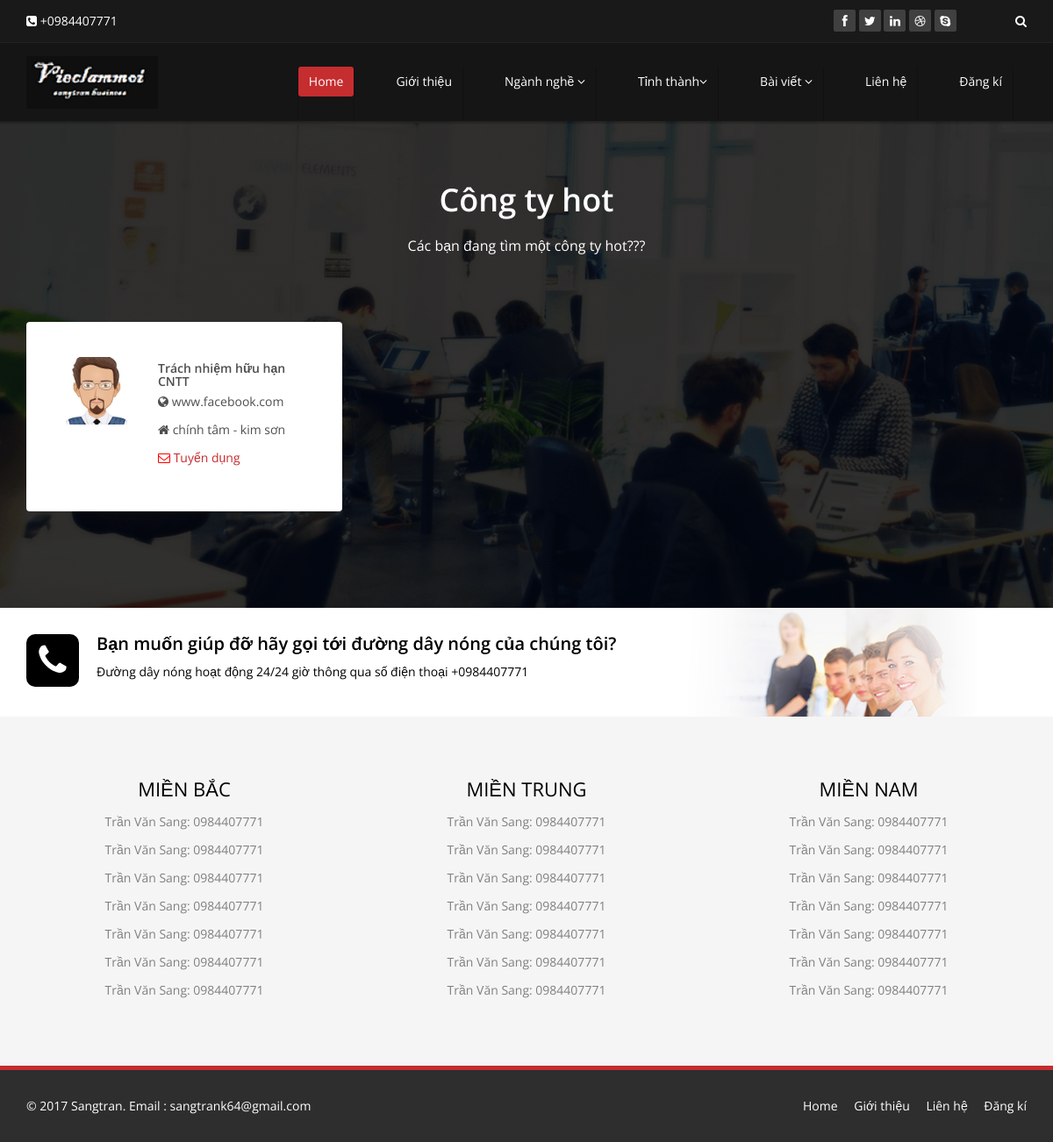
Screenshot of /doan_cntt/jop/city/1 with the database file from the repository.
### tables this page shows
CREATE TABLE IF NOT EXISTS `employer` (
`id` int(11) NOT NULL,
  `sEmail` varchar(255) NOT NULL DEFAULT '',
  `sPass` varchar(255) NOT NULL DEFAULT '',
  `sContactName` varchar(255) DEFAULT NULL,
  `sContactTitle` varchar(255) DEFAULT NULL,
  `sComName` varchar(255) DEFAULT NULL,
  `iComType` varchar(255) DEFAULT NULL,
  `sTaxID` varchar(255) DEFAULT NULL,
  `sAddress` varchar(255) DEFAULT NULL,
  `iCountryID` int(11) DEFAULT NULL,
  `iCityID` int(11) DEFAULT NULL,
  `sState` varchar(255) DEFAULT NULL,
  `iPostCode` varchar(10) DEFAULT NULL,
  `sTel` varchar(255) DEFAULT NULL,
  `sMobile` varchar(255) DEFAULT NULL,
  `sFax` varchar(255) DEFAULT NULL,
  `sWebsite` varchar(255) DEFAULT NULL,
  `iUnsubscribe` tinyint(1) DEFAULT '1',
  `dDatePosted` datetime NOT NULL DEFAULT '0000-00-00 00:00:00',
  `sLogo` varchar(255) DEFAULT NULL,
  `sThumbnail` varchar(255) DEFAULT NULL,
  `sAreaOperations` text,
  `dDate_Register` datetime DEFAULT '0000-00-00 00:00:00',
  `iScale` int(11) DEFAULT '0',
  `sBranche` text,
  `sProfile` text,
  `sMessage` text,
  `dDateStart` datetime DEFAULT '0000-00-00 00:00:00',
  `dDateExp` datetime DEFAULT '0000-00-00 00:00:00',
  `iStatus` tinyint(1) DEFAULT '0' COMMENT '0:lock; 1:active; 2:Vip',
  `iHitView` int(11) DEFAULT '0',
  `sContactEmail` varchar(100) DEFAULT NULL,
  `sUpdate` datetime DEFAULT NULL,
  `sLink_Upload` varchar(200) DEFAULT NULL
);

### doan_cntt/application/controllers/Jop.php (called while the page is built, shortened)
<?php if (!defined('BASEPATH')) exit('No direct script access allowed');
class Jop extends MY_Controller
{
	function __construct(){
		$this->load->model('career_model');
		$this->load->model('trustworthy_model');
		$this->load->model('employer_model');
		$this->load->model('experience_model');
		$this->load->model('wege_model');
		$this->load->model('diploma_model');
		$this->load->model('city_model');
		$this->load->model('naturework_model');
		$this->load->model('job_model');
		$this->load->model('jobseeker_model');
		$this->load->model('scale_model');
		$this->load->model('wege_model');
		$this->load->model('formwork_model');
	}
	function city(){
		$id = $this->uri->rsegment('3');
		$input =  array();
		$input['where'] = array('iCityID'=>$id);
		$list =  $this->employer_model->get_list($input);
		$this->data['list'] = $list;
		$this->data['template'] ='site/career/city_view';
		$this->load->view('site/main',$this->data);
	}
}

### doan_cntt/index.php (called while the page is built, shortened)
<?php
require_once BASEPATH.'core/CodeIgniter.php';

### doan_cntt/application/core/MY_Model.php (called while the page is built, shortened)
<?php if ( ! defined('BASEPATH')) exit('No direct script access allowed');
class MY_Model extends CI_Model {
	var $table = '';
	var $key = 'id';
	var $order = '';
	function get_list($input = array())
	{
		$query = $this->db->get($this->table);
		return $query->result();
	}
	protected function get_list_set_input($input = array())
	{
		if ((isset($input['where'])) && $input['where'])
		{
			$this->db->where($input['where']);
		}
		if (isset($input['order'][0]) && isset($input['order'][1]))
		{
			$this->db->order_by($input['order'][0], $input['order'][1]);
		}
		else
		{
			$order = ($this->order == '') ? array($this->table.'.'.$this->key, 'desc') : $this->order;
			$this->db->order_by($order[0], $order[1]);
		}
	}
}
?>

### doan_cntt/application/helpers/common_helper.php (called while the page is built, shortened)
<?php
function public_url($url = ''){
	return base_url('template'.$url);
}

### doan_cntt/application/views/site/career/city_view.php (the view, shortened to what this page needs)
<section id="services" class="service-item">
   <div class="container">
           <div class="center wow fadeInDown">
               <h2>Công ty hot</h2>
               <p class="lead">Các bạn đang tìm một công ty hot???</p>
           </div>
           <div class="row">
             <?php $i=0; foreach ($list as $value) { $i++;?>
               <div class="col-sm-6 col-md-4">
                 <div class="media services-wrap wow fadeInDown">
                   <div class="pull-left col-md-4 col-sm-4 col-xs-4 ">
                     <a href="<?php echo base_url('/jop/cong_viec/'.$value->id); ?>">
                       <?php if($value->sLogo==''){?>
                          <img class="img-responsive" src="<?php echo public_url('/backend/assets/images/avatars/profile-pic.jpg'); ?>">
                       <?php
                       }else{?>
                          <img class="img-responsive" src="<?php echo base_url('/uploads/employer/'.$value->sLogo);?>">
                       <?php
                       } ?>
                     </a>
                   </div>
                   <div class="media-body ">
                     <a href="<?php echo base_url('/jop/viec_cong_ty/'.$value->id); ?>">
                       <h5 class="media-heading"><?php echo $value->sComName; ?></h5>
                     </a>
                     <p><i class="fa fa-globe"></i><span> <?php echo $value->sWebsite; ?></span></p>
                     <p><i class="fa  fa-home"></i><span> <?php echo $value->sAddress;?></span></p>
                     <p style="color: red;"><i class="fa fa-envelope-o"></i><a href="<?php echo base_url('/jop/viec_cong_ty/'.$value->id); ?>"><span> Tuyển dụng</span></a></p>
                   </div>
                 </div>
               </div>
             <?php
             } ?>
           </div>
       </div>
   </section>

### rows the page displays
employer: sComName "Trách nhiệm hữu hạn CNTT", sWebsite "www.facebook.com", sAddress "chính tâm - kim sơn"
